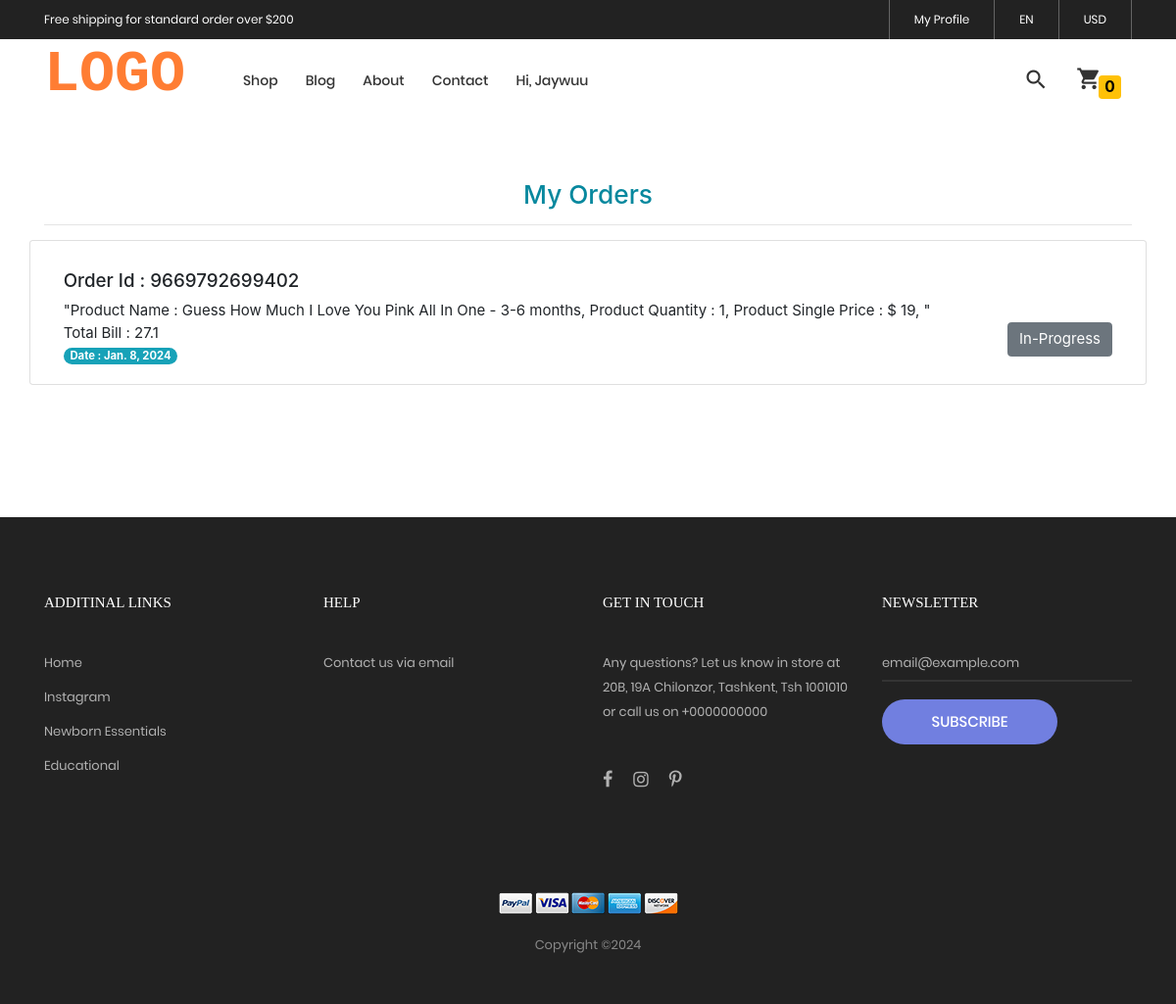
The page /my_orders (signed in) on the database its author committed.
### webapp1/models.py (models this page shows)
class Order(models.Model):
    user = models.ForeignKey(User, on_delete=models.CASCADE)
    order_id = models.CharField(max_length=1000)
    product_details = models.TextField()
    total_bill = models.CharField(max_length=1000)
    first_name = models.CharField(max_length=1000)
    last_name = models.CharField(max_length=1000)
    email = models.CharField(max_length=1000)
    phone = models.CharField(max_length=100)
    country = models.CharField(max_length=1000)
    street = models.CharField(max_length=1000)
    city = models.CharField(max_length=1000)
    zip = models.CharField(max_length=1000)
    ordered = models.BooleanField(default=False)
    order_date = models.DateField(default=datetime.now(), blank=True)
    Your_order_has_been_packed = models.BooleanField(default=False)
    Your_order_is_on_the_way=models.BooleanField(default=False)
    Delivered = models.BooleanField(default=False)

### webapp1/views.py (the view)
# urls.py: path('my_orders', views.my_orders, name='my_orders'),
def my_orders(request):
    user = request.user
    get_all_order = Order.objects.filter(user=user)
    context = {'get_all_order':get_all_order}
    return render(request, 'my_order.html', context)

### webapp1/templates/my_order.html (shortened to what this page needs)
{% extends 'base.html' %}
{% block body %}
<div class="container">
<h3><p class="text-center" style="color:#07889E;">My Orders</p></h3><hr>
</div>
{% if get_all_order %}
{% for k in get_all_order %}
<div class="card container">
  <div class="card-body">
    <h5>Order Id : {{k.order_id}}</h5>
    <h7>{{k.product_details}}</h7></br>
<div class="float-right">
    {% if k.Delivered %}
      <span class="btn btn-success">
      Delivered
      </span>
    {% elif k.Your_order_is_on_the_way %}
      <span class="btn btn-info">
      Your order is on the way
      </span>
    {% elif k.Your_order_has_been_packed %}
    <span class="btn btn-warning">
      Your Order Has been Packed
    </span>
    {% else %}
  <span class="btn btn-secondary">
      In-Progress
  </span>
    {% endif %}
</div>
    <h7>Total Bill : {{k.total_bill}}</h7><br/>
    <span class="badge badge-info badge-pill"> <h7>Date : {{k.order_date}}</h7></span>
  </div>
</div>
<br/>
{% endfor %}
{% else %}
<p class="text-center">You Have No Order To See</p>
</br>
</br>
{% endif %}
{% endblock %}

### webapp1/templates/base.html (shortened to what this page needs)
{% load static %}
<!DOCTYPE html>
<html lang="en">
<head>
	<link rel="stylesheet" type="text/css" href="{% static 'webapp1/vendor/bootstrap/css/bootstrap.min.css' %}">
	<link rel="stylesheet" type="text/css" href="{% static 'webapp1/fonts/font-awesome-4.7.0/css/font-awesome.min.css' %}">
	<link rel="stylesheet" type="text/css" href="{% static 'webapp1/fonts/iconic/css/material-design-iconic-font.min.css' %}">
	<link rel="stylesheet" type="text/css" href="{% static 'webapp1/fonts/linearicons-v1.0.0/icon-font.min.css' %}">
	<link rel="stylesheet" type="text/css" href="{% static 'webapp1/vendor/animate/animate.css' %}">
	<link rel="stylesheet" type="text/css" href="{% static 'webapp1/vendor/css-hamburgers/hamburgers.min.css' %}">
	<link rel="stylesheet" type="text/css" href="{% static 'webapp1/vendor/animsition/css/animsition.min.css' %}">
	<link rel="stylesheet" type="text/css" href="{% static 'webapp1/vendor/select2/select2.min.css' %}">
	<link rel="stylesheet" type="text/css" href="{% static 'webapp1/vendor/daterangepicker/daterangepicker.css' %}">
	<link rel="stylesheet" type="text/css" href="{% static 'webapp1/vendor/slick/slick.css' %}">
	<link rel="stylesheet" type="text/css" href="{% static 'webapp1/vendor/MagnificPopup/magnific-popup.css' %}">
	<link rel="stylesheet" type="text/css" href="{% static 'webapp1/vendor/perfect-scrollbar/perfect-scrollbar.css' %}">
	<link rel="stylesheet" type="text/css" href="{% static 'webapp1/css/util.css' %}">
	<link rel="stylesheet" type="text/css" href="{% static 'webapp1/css/main.css' %}">
	<link rel="stylesheet" href="https://stackpath.bootstrapcdn.com/bootstrap/4.3.1/css/bootstrap.min.css">
</head>
<body class="animsition">
	<header>
		<div class="container-menu-desktop">
			<div class="top-bar">
				<div class="content-topbar flex-sb-m h-full container">
					<div class="left-top-bar" style="color:#fff">
						Free shipping for standard order over $200
					</div>
					<div class="right-top-bar flex-w h-full">
						{% if request.user.is_authenticated %}
						<a class="flex-c-m trans-04 p-lr-25" style="color:#fff" href="{% url 'profile' %}">
							My Profile
						</a>
						{% else %}
						<a class="flex-c-m trans-04 p-lr-25" style="color:#fff" href="{% url 'signup_login' %}">
							Login/Sign Up
						</a>
						{% endif %}
						<a class="flex-c-m trans-04 p-lr-25" style="color:#fff">
							EN
						</a>
						<a href="#" class="flex-c-m trans-04 p-lr-25" style="color:#fff">
							USD
						</a>
					</div>
				</div>
			</div>
			<div class="wrap-menu-desktop">
				<nav class="limiter-menu-desktop container">
					<div id="logo" style="padding:10px 0">
                        <a href="/"><h5 class="ltext-201 cl2 p-t-25 p-b-30 pr-5" style="font-family:courier,arial,helvetica; color:#FF7D33;"><b>Logo</b></h5></a>
					</div>
					<div class="menu-desktop">
						<ul class="main-menu">
							<li class="{% block index %}{% endblock %}">
								<a href="{% url 'index' %}">Shop</a>
							</li>
							<li class="{% block blog %}{% endblock %}">
								<a href="{% url 'blog' %}">Blog</a>
							</li>
							<li class="{% block about %}{% endblock %}">
								<a href="{% url 'about' %}">About</a>
							</li>
							<li class="{% block contact %}{% endblock %}">
								<a href="{% url 'contact' %}">Contact</a>
							</li>
							{% if user.is_authenticated %}
							<li>
								<a href="#">Hi, {{user.first_name}}</a>
							</li>
							{% else %}
							<li class="{% block signup %}{% endblock %}">
								<a href="{% url 'signup_login' %}">Login/Sign Up</a>
							</li>
							{% endif %}
						</ul>
					</div>
					<div class="wrap-icon-header flex-w flex-r-m">
						<div class="icon-header-item cl2 hov-cl1 trans-04 p-l-22 p-r-11 js-show-modal-search">
							<i class="zmdi zmdi-search"></i>
						</div>
						<div class="icon-header-item cl2 hov-cl1 trans-04 p-l-22 p-r-11 js-show-cart" data-notify="">
							<i class="zmdi zmdi-shopping-cart"></i><small><sub class="badge badge-warning" style="color:black;"><span id="product_cart">0</span></sub></small>
						</div>
					</div>
				</nav>
			</div>
		</div>
	</header>
<br>
<br>
<br>
    {% block body %}{% endblock %}
	<footer class="bg3 p-t-75 p-b-32">
		<div class="container">
			<div class="row">
				<div class="col-sm-6 col-lg-3 p-b-50">
					<h4 class="stext-301 cl0 p-b-30">
						Additinal links
					</h4>
					<ul>
						<li class="p-b-10">
							<a href="{% url 'index' %}" class="stext-107 cl7 hov-cl1 trans-04">
								Home
							</a>
						</li>
						<li class="p-b-10">
							<a href="#" target="_blank" class="stext-107 cl7 hov-cl1 trans-04">
                               Instagram
							</a>
						</li>
						<li class="p-b-10">
							<a href="#" target="_blank" class="stext-107 cl7 hov-cl1 trans-04">
								Newborn Essentials
							</a>
						</li>
						<li class="p-b-10">
							<a href="" target="_blank" class="stext-107 cl7 hov-cl1 trans-04">
								Educational
							</a>
						</li>
					</ul>
				</div>
				<div class="col-sm-6 col-lg-3 p-b-50">
					<h4 class="stext-301 cl0 p-b-30">
						Help
					</h4>
					<ul>
						<li class="p-b-10">
							<a href="{% url 'contact' %}" target="_blank" class="stext-107 cl7 hov-cl1 trans-04">
								Contact us via email
							</a>
						</li>
					</ul>
				</div>
				<div class="col-sm-6 col-lg-3 p-b-50">
					<h4 class="stext-301 cl0 p-b-30">
						GET IN TOUCH
					</h4>
					<p class="stext-107 cl7 size-201">
						Any questions? Let us know in store at 20B, 19A Chilonzor, Tashkent, Tsh 1001010 or call us on +0000000000
					</p>
					<div class="p-t-27">
						<a href="#" class="fs-18 cl7 hov-cl1 trans-04 m-r-16">
							<i class="fa fa-facebook"></i>
						</a>
						<a href="https://instagram.com/fabmom.uz/" target="_blank" class="fs-18 cl7 hov-cl1 trans-04 m-r-16">
							<i class="fa fa-instagram"></i>
						</a>
						<a href="#" class="fs-18 cl7 hov-cl1 trans-04 m-r-16">
							<i class="fa fa-pinterest-p"></i>
						</a>
					</div>
				</div>
				<div class="col-sm-6 col-lg-3 p-b-50">
					<h4 class="stext-301 cl0 p-b-30">
						Newsletter
					</h4>
					<form method="POST" action="{% url 'subscribe_users' %}">{% csrf_token %}
						<div class="wrap-input1 w-full p-b-4">
							<input class="input1 bg-none plh1 stext-107 cl7" type="text" name="subscribe_email" placeholder="email@example.com">
						</div>
						<div class="p-t-18">
							<button class="flex-c-m stext-101 cl0 size-103 bg1 bor1 hov-btn2 p-lr-15 trans-04">
								Subscribe
							</button>
						</div>
					</form>
				</div>
			</div>
			<div class="p-t-40">
				<div class="flex-c-m flex-w p-b-18">
					<a href="#" class="m-all-1">
						<img src="{% static 'webapp1/' %}images/icons/icon-pay-01.png" alt="ICON-PAY">
					</a>
					<a href="#" class="m-all-1">
						<img src="{% static 'webapp1/' %}images/icons/icon-pay-02.png" alt="ICON-PAY">
					</a>
					<a href="#" class="m-all-1">
						<img src="{% static 'webapp1/' %}images/icons/icon-pay-03.png" alt="ICON-PAY">
					</a>
					<a href="#" class="m-all-1">
						<img src="{% static 'webapp1/' %}images/icons/icon-pay-04.png" alt="ICON-PAY">
					</a>
					<a href="#" class="m-all-1">
						<img src="{% static 'webapp1/' %}images/icons/icon-pay-05.png" alt="ICON-PAY">
					</a>
				</div>
				<p class="stext-107 cl6 txt-center">
Copyright &copy;<script>document.write(new Date().getFullYear());</script>
				</p>
			</div>
		</div>
	</footer>
</body>
</html>

### static/webapp1/css/main.css (style rules this page uses)
.container { max-width: 1380px; }
@media (max-width: 1600px) { .container { max-width: 1200px; } }
.container-menu-desktop { height: auto; width: 100%; position: relative; -webkit-transition: all 0.3s; -o-transition: all 0.3s; -moz-transition: all 0.3s; transition: all 0.3s; }
.top-bar { height: 40px; background-color: #222; }
.left-top-bar { font-family: Poppins-Regular; font-size: 12px; line-height: 1.8; color: #b2b2b2; }
.right-top-bar a { font-family: Poppins-Regular; font-size: 12px; line-height: 1.8; height: 100%; color: #b2b2b2; border-right: 1px solid rgba(255,255,255,0.3); }
.right-top-bar a:first-child { border-left: 1px solid rgba(255,255,255,0.3); }
.wrap-menu-desktop { position: fixed; z-index: 1100; background-color: transparent; width: 100%; height: 84px; top: 40px; left: 0px; -webkit-transition: height 0.3s, background-color 0.3s; -o-transition: height 0.3s, background-color 0.3s; -moz-transition: height 0.3s, background-color 0.3s; transition: height 0.3s, background-color 0.3s; }
.limiter-menu-desktop { height: 100%; display: -webkit-box; display: -webkit-flex; display: -moz-box; display: -ms-flexbox; display: flex; align-items: center; background-color: transparent; }
.menu-desktop { display: -webkit-box; display: -webkit-flex; display: -moz-box; display: -ms-flexbox; display: flex; align-items: center; height: 100%; }
.main-menu { list-style-type: none; margin: 0; display: -webkit-box; display: -webkit-flex; display: -moz-box; display: -ms-flexbox; display: flex; align-items: center; }
.main-menu > li { display: block; position: relative; padding: 20px 10px 20px 0px; margin: 0px 4px 0px 14px; }
.main-menu > li > a { font-family: Poppins-Medium; font-size: 14px; color: #333; padding: 5px 0px; transition: all 0.4s; -webkit-transition: all 0.4s; -o-transition: all 0.4s; -moz-transition: all 0.4s; }
.wrap-icon-header { flex-grow: 1; }
.icon-header-item { position: relative; font-size: 26px; line-height: 1; cursor: pointer; }
.cl0 { color: #fff; }
.cl2 { color: #333; }
.cl6 { color: #888; }
.cl7 { color: #b2b2b2; }
.stext-101 { font-family: Poppins-Medium; font-size: 15px; line-height: 1.466667; text-transform: uppercase; }
.stext-107 { font-family: Poppins-Regular; font-size: 13px; line-height: 1.923; }
.stext-301 { font-family: Montserrat-Bold; font-size: 15px; line-height: 1.6; text-transform: uppercase; }
.ltext-201 { font-family: PlayfairDisplay-Bold; font-size: 60px; line-height: 1.1; text-transform: uppercase; }
.size-103 { min-width: 179px; height: 46px; }
.size-201 { max-width: 270px; }
.bg-none { background-color: transparent; }
.bg1 { background-color: #717fe0; }
.bg3 { background-color: #222; }
.bor1 { border-radius: 23px; }
.wrap-input1 { position: relative; border-bottom: 2px solid rgba(204,204,204, 0.1); }
.input1 { background-color: transparent; width: 100%; }

### rows shown on the page
Order: order_id "9669792699402", product_details "\"Product Name : Guess How Much I Love You Pink All In One - 3-6 months, Product Quantity : 1, Product Single Price : $ 19, \"", Delivered "In-Progress", total_bill "27.1", order_date "Jan. 8, 2024"

### other values the page prints
{{ user.first_name }} "Jaywuu"
